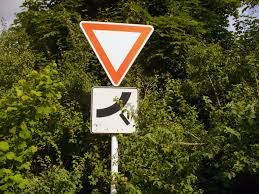
#> input picture Segmentation/Slike/images.jpg, 259 x 194 px; its folder holds only this picture in this run
$ python -i testimg.py   (imports and definitions only)
#> lines starting #> are read from the running program, lines starting #| are printed output that depends on the picture
import cv2
from skimage import io
import numpy as np
from skimage import transform
import json
from PIL import Image, ImageDraw
import glob
import os
import ntpath
from skimage import exposure


def path_leaf(path):
    head, tail = ntpath.split(path)
    return tail or ntpath.basename(head)


# [8 lines left out: function croppimg, not called in this run]


def constrastLimit(image):
    img_hist_equalized = cv2.cvtColor(image, cv2.COLOR_BGR2YCrCb)
    channels = cv2.split(img_hist_equalized)
    channels[0] = cv2.equalizeHist(channels[0])
    img_hist_equalized = cv2.merge(channels)
    img_hist_equalized = cv2.cvtColor(img_hist_equalized, cv2.COLOR_YCrCb2BGR)
    return img_hist_equalized


# [15 lines left out: functions imgmod, load_dataset, not called in this run]


# [2 lines not run here, left out]


# [34 lines left out: functions annotation, class0, not called in this run]


# class0("Dataset","Dataset/Znakovi_segmentation_train")
# [2 lines not run here, left out]
# imgmod("Dataset/Znakovi_cropped_train", "Dataset/Modified")

>>> import cv2
>>> picture = cv2.imread('Slike/images.jpg', cv2.IMREAD_GRAYSCALE)
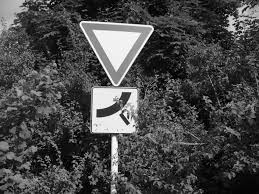
#> picture: shape (194, 259); min 0, max 255, mean 72.1
#> (the run stopped early here; a loop or call above may not have finished)

$ run again, on Segmentation/Slike/Capture.JPG
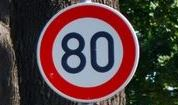
#> input picture Segmentation/Slike/Capture.JPG, 178 x 105 px
#> `picture = cv2.imread('Slike/images.jpg', cv2.IMREAD_GRAYSCALE)`:
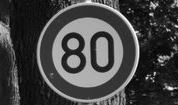
#> picture: shape (105, 178); min 0, max 255, mean 68.5

$ run again, on Segmentation/Slike/Capture1.JPG
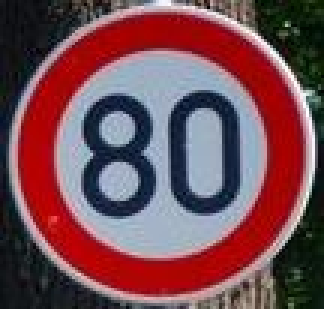
#> input picture Segmentation/Slike/Capture1.JPG, 108 x 103 px (shown 3 times larger)
#> `picture = cv2.imread('Slike/images.jpg', cv2.IMREAD_GRAYSCALE)`:
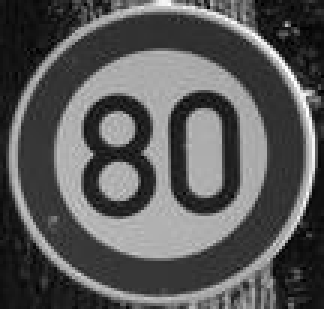
#> picture: shape (103, 108) (shown 3 times larger); min 0, max 255, mean 88.9
